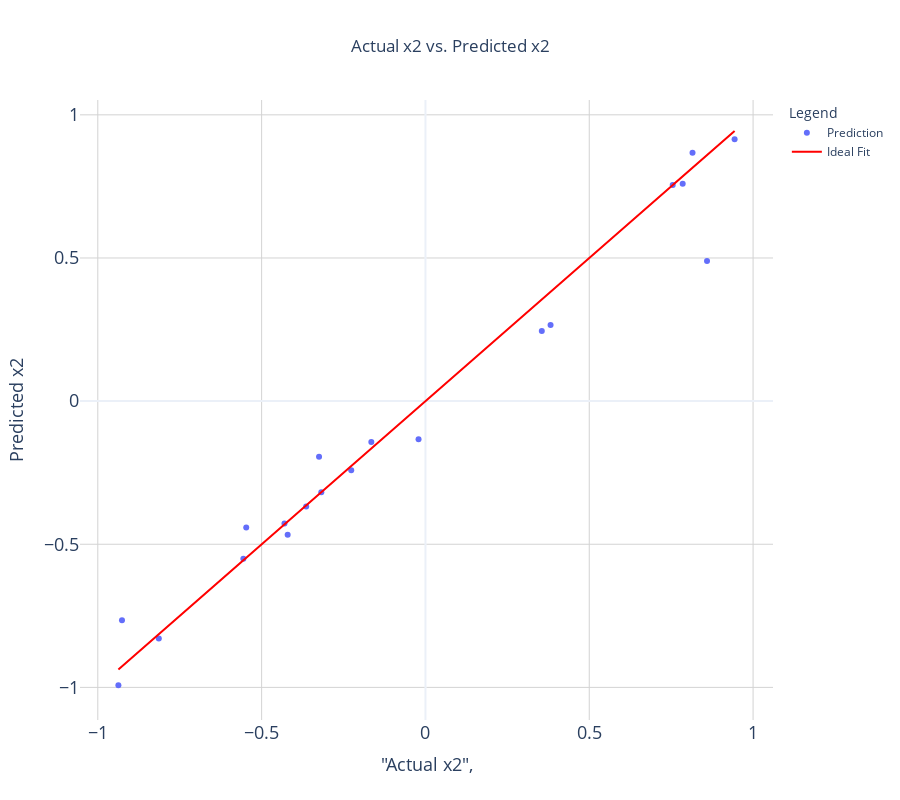

Write notebook code for a chart like this one.
### Code cell
import plotly.graph_objects as go
import numpy as np

actual_x2 = y_test_tensor.numpy()
predicted_x2 = predicted_x2.numpy()

fig = go.Figure()
fig.add_trace(go.Scatter(x=actual_x2[:,0], y=predicted_x2, mode='markers', name='Prediction'))
fig.add_trace(go.Scatter(x=actual_x2[:,0], y=actual_x2[:,0], mode='lines', name='Ideal Fit', line=dict(color='red')))

fig.update_layout(
    title="Actual x2 vs. Predicted x2",

    xaxis=dict(
        title='"Actual x2",',
        # type='log',
        title_font=dict(size=18),
        tickfont=dict(size=18),
        showgrid=True,
        gridcolor='lightgrey'
    ),

    yaxis=dict(
        title="Predicted x2",
        # type='log',
        title_font=dict(size=18),
        tickfont=dict(size=18),
        showgrid=True,
        gridcolor='lightgrey'
    ),

    legend_title="Legend",
    width=900, height=800,
    title_x=0.5,
    title_y=0.95,
    template='plotly_white'
)

fig.show()

### Figure 1 — Plotly figure (JSON) as saved in the notebook; plotly's stock layout.template omitted (floating-point values rounded to 4 significant figures)
{"data": [{"mode": "markers", "name": "Prediction", "type": "scatter", "x": [0.7547, -0.02109, 0.3551, -0.9262, -0.4303, 0.9436, -0.364, -0.3179, -0.4205, -0.9371, 0.7851, -0.1652, -0.547, -0.3248, -0.8138, 0.8151, 0.3819, -0.2265, 0.8594, -0.5558], "y": [0.7553, -0.1336, 0.2454, -0.7657, -0.4274, 0.9151, -0.3681, -0.3183, -0.4667, -0.9925, 0.7594, -0.1428, -0.4414, -0.1939, -0.8292, 0.8679, 0.2663, -0.2418, 0.489, -0.551]}, {"line": {"color": "red"}, "mode": "lines", "name": "Ideal Fit", "type": "scatter", "x": [0.7547, -0.02109, 0.3551, -0.9262, -0.4303, 0.9436, -0.364, -0.3179, -0.4205, -0.9371, 0.7851, -0.1652, -0.547, -0.3248, -0.8138, 0.8151, 0.3819, -0.2265, 0.8594, -0.5558], "y": [0.7547, -0.02109, 0.3551, -0.9262, -0.4303, 0.9436, -0.364, -0.3179, -0.4205, -0.9371, 0.7851, -0.1652, -0.547, -0.3248, -0.8138, 0.8151, 0.3819, -0.2265, 0.8594, -0.5558]}], "layout": {"height": 800, "legend": {"title": {"text": "Legend"}}, "title": {"text": "Actual x2 vs. Predicted x2", "x": 0.5, "y": 0.95}, "width": 900, "xaxis": {"gridcolor": "lightgrey", "showgrid": true, "tickfont": {"size": 18}, "title": {"font": {"size": 18}, "text": "\"Actual x2\","}}, "yaxis": {"gridcolor": "lightgrey", "showgrid": true, "tickfont": {"size": 18}, "title": {"font": {"size": 18}, "text": "Predicted x2"}}}}
